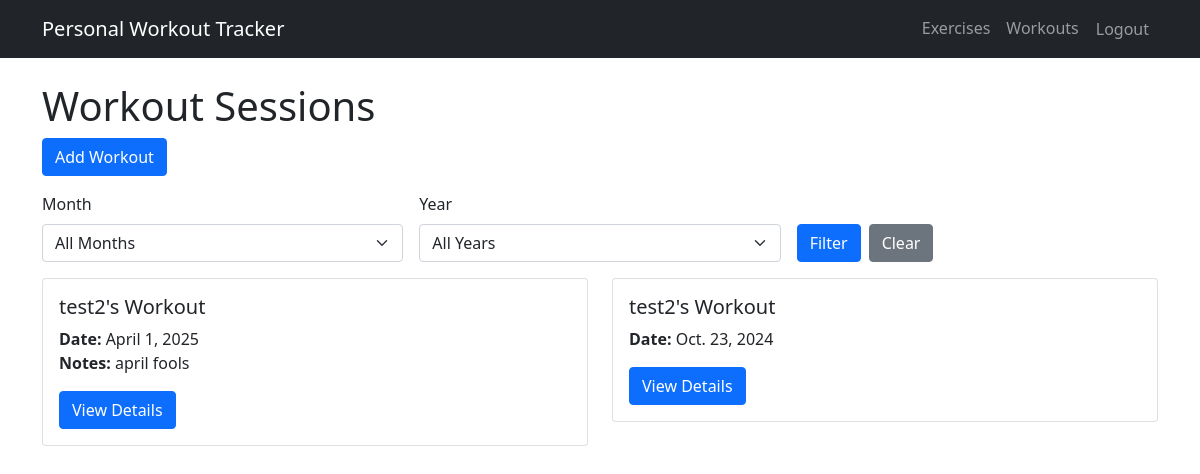
/project/workouts/ (signed in), run on the app's committed database.
### project/models.py (models this page shows, shortened)
class WorkoutSession(models.Model):
    user = models.ForeignKey(User, on_delete=models.CASCADE)  # Changed from Profile to User
    date = models.DateField()  # When the workout was performed
    notes = models.TextField(blank=True, null=True)  # Optional notes about the workout session

### project/views.py (the view)
# urls.py: path('workouts/', views.WorkoutSessionListView.as_view(), name='workout_session_list'),
class WorkoutSessionListView(LoginRequiredMixin, ListView):
    model = WorkoutSession
    template_name = 'project/workout_session_list.html'
    context_object_name = 'workout_sessions'
    def get_queryset(self):
        queryset = WorkoutSession.objects.filter(user=self.request.user)
        month = self.request.GET.get('month')
        year = self.request.GET.get('year')
        if month and year:
            queryset = queryset.filter(date__year=year, date__month=month)
        elif month:
            queryset = queryset.filter(date__month=month)
        elif year:
            queryset = queryset.filter(date__year=year)
        return queryset.order_by('-date')
    def get_context_data(self, **kwargs):
        context = super().get_context_data(**kwargs)
        dates = WorkoutSession.objects.filter(user=self.request.user).dates('date', 'month').order_by('-date')
        context['months'] = [(i, month_name[i]) for i in range(1, 13)]
        context['years'] = sorted(set(date.year for date in dates), reverse=True)
        return context

### project/templates/project/workout_session_list.html (shortened to what this page needs)
{% extends 'project/base.html' %}
{% block content %}
<h1>Workout Sessions</h1>
<a href="{% url 'project:workout_session_create' %}" class="btn btn-primary mb-3">Add Workout</a>
<form method="get" class="mb-3">
    <div class="row g-3">
        <div class="col-md-4">
            <label for="month" class="form-label">Month</label>
            <select class="form-select" id="month" name="month">
                <option value="">All Months</option>
            </select>
        </div>
        <div class="col-md-4">
            <label for="year" class="form-label">Year</label>
            <select class="form-select" id="year" name="year">
                <option value="">All Years</option>
            </select>
        </div>
        <div class="col-md-4 d-flex align-items-end">
            <button type="submit" class="btn btn-primary">Filter</button>
            <a href="{% url 'project:workout_session_list' %}" class="btn btn-secondary ms-2">Clear</a>
        </div>
    </div>
</form>
<div class="row">
    {% for session in workout_sessions %}
    <div class="col-md-6 mb-4">
        <div class="card">
            <div class="card-body">
                <h5 class="card-title">{{ session.user.username }}'s Workout</h5>
                <p class="card-text">
                    <strong>Date:</strong> {{ session.date }}<br>
                    {% if session.notes %}
                    <strong>Notes:</strong> {{ session.notes }}
                    {% endif %}
                </p>
                <a href="{% url 'project:workout_session_detail' session.pk %}" class="btn btn-primary">View Details</a>
            </div>
        </div>
    </div>
    {% empty %}
    <div class="col">
        <p>No workout sessions available.</p>
    </div>
    {% endfor %}
</div>
{% endblock %}

### data on the page
WorkoutSession: user.username "test2", date "April 1, 2025", notes "april fools"
WorkoutSession: user.username "test2", date "Oct. 23, 2024"
